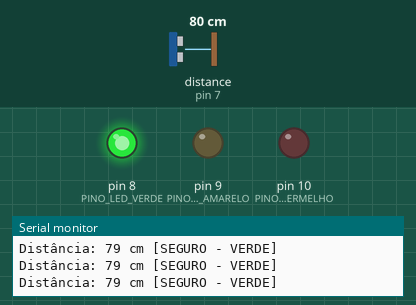
A sketch run on a simulated Arduino Uno, built with avr-gcc and run on an emulated ATmega328P. On the bench: output pins drawn as LEDs (lit = HIGH), the last lines printed to the serial monitor. Wiring (inferred from the names in the program): ultrasonic range finder: trigger pin 6; echo pin 7. The test bench sets the inputs (shaded band); at power-on: distance to the obstacle (sensor on pin 7) 80 cm. The echo pulse lasts 58.3 µs per cm; pins used as bus, display or sensor lines are not drawn.

Above: at 1.2 s.
1.3 s: distance to the obstacle (sensor on pin 7) set to 35 cm
2.8 s: distance to the obstacle (sensor on pin 7) set to 28 cm
At 4.0 s:
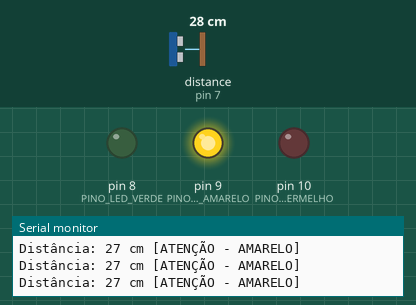
4.3 s: distance to the obstacle (sensor on pin 7) set to 17 cm
5.8 s: distance to the obstacle (sensor on pin 7) set to 14 cm
At 6.1 s:
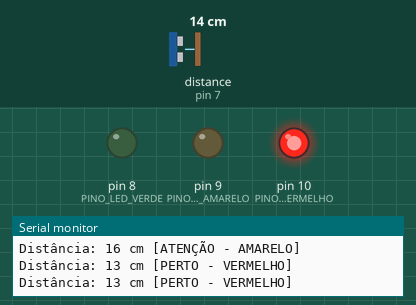
7.3 s: distance to the obstacle (sensor on pin 7) set to 18 cm
At 7.7 s:
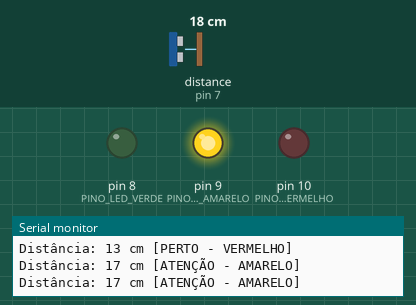
8.8 s: distance to the obstacle (sensor on pin 7) set to 4 cm
At 9.2 s:
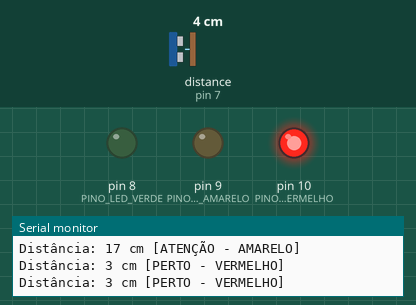
Timing chart, 0 to 11.3 s (numbered marks = the images above; inputs shaded):
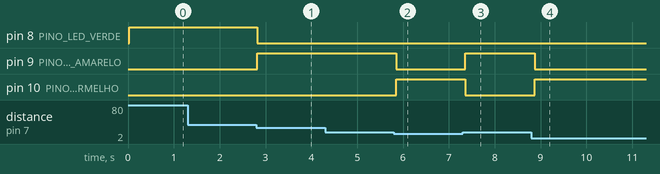

The sketch:

p02_sensor_de_distancia.ino
```cpp
/*
 * Projeto 02: Sensor de Distância
 * O que faz: Mede a distância em cm com o HC-SR04, mostra no Monitor Serial e aciona 3 LEDs indicadores.
 * Ligações: D6 (Trig), D7 (Echo), D8 (LED Verde), D9 (LED Amarelo), D10 (LED Vermelho)
 * Bibliotecas: Nenhuma biblioteca extra
 * Material: 80 Projetos Arduino
 */

const byte PINO_TRIG = 6;          // Disparo do pulso ultrassônico
const byte PINO_ECHO = 7;          // Retorno do eco ultrassônico
const byte PINO_LED_VERDE = 8;     // LED Verde (longe)
const byte PINO_LED_AMARELO = 9;   // LED Amarelo (atenção)
const byte PINO_LED_VERMELHO = 10; // LED Vermelho (perto)

const int DISTANCIA_PERTO_CM = 15; // AJUSTE AQUI: limite para acender vermelho (cm)
const int DISTANCIA_MEDIA_CM = 30; // AJUSTE AQUI: limite para acender amarelo (cm)

long medirDistanciaCm() {
  digitalWrite(PINO_TRIG, LOW);
  delayMicroseconds(2);
  digitalWrite(PINO_TRIG, HIGH);
  delayMicroseconds(10);
  digitalWrite(PINO_TRIG, LOW);

  // Timeout de 30000 us (~5 metros) para nunca travar o programa
  unsigned long duracao = pulseIn(PINO_ECHO, HIGH, 30000UL);
  if (duracao == 0) {
    return -1; // Fora de alcance
  }
  return (long)(duracao * 0.0343 / 2.0);
}

void setup() {
  Serial.begin(9600);
  pinMode(PINO_TRIG, OUTPUT);
  pinMode(PINO_ECHO, INPUT);
  pinMode(PINO_LED_VERDE, OUTPUT);
  pinMode(PINO_LED_AMARELO, OUTPUT);
  pinMode(PINO_LED_VERMELHO, OUTPUT);

  Serial.println(F("Sistema pronto! Sensor de Distância HC-SR04 iniciado."));
}

void loop() {
  long cm = medirDistanciaCm();

  if (cm < 2 || cm > 400) {
    Serial.println(F("Distância: Fora de alcance (2 a 400 cm)"));
    digitalWrite(PINO_LED_VERDE, HIGH);
    digitalWrite(PINO_LED_AMARELO, LOW);
    digitalWrite(PINO_LED_VERMELHO, LOW);
  } else if (cm < DISTANCIA_PERTO_CM) {
    Serial.print(F("Distância: "));
    Serial.print(cm);
    Serial.println(F(" cm [PERTO - VERMELHO]"));
    digitalWrite(PINO_LED_VERDE, LOW);
    digitalWrite(PINO_LED_AMARELO, LOW);
    digitalWrite(PINO_LED_VERMELHO, HIGH);
  } else if (cm <= DISTANCIA_MEDIA_CM) {
    Serial.print(F("Distância: "));
    Serial.print(cm);
    Serial.println(F(" cm [ATENÇÃO - AMARELO]"));
    digitalWrite(PINO_LED_VERDE, LOW);
    digitalWrite(PINO_LED_AMARELO, HIGH);
    digitalWrite(PINO_LED_VERMELHO, LOW);
  } else {
    Serial.print(F("Distância: "));
    Serial.print(cm);
    Serial.println(F(" cm [SEGURO - VERDE]"));
    digitalWrite(PINO_LED_VERDE, HIGH);
    digitalWrite(PINO_LED_AMARELO, LOW);
    digitalWrite(PINO_LED_VERMELHO, LOW);
  }

  delay(250);
}
```

Measured:
- the behaviour switches between 32 and 31 cm on distance to the obstacle (sensor on pin 7) (found by bisection; images 0 and 1)
- the behaviour switches between 16 and 15 cm on distance to the obstacle (sensor on pin 7) (found by bisection; images 1 and 2)
- after the input at 2.8 s, pin 8 (PINO_LED_VERDE): HIGH → LOW at once; pin 9 (PINO_LED_AMARELO): LOW → HIGH at once
- after the input at 5.8 s, pin 9 (PINO_LED_AMARELO): HIGH → LOW after 0.05 s; pin 10 (PINO_LED_VERMELHO): LOW → HIGH after 0.05 s
- after the input at 7.3 s, pin 9 (PINO_LED_AMARELO): LOW → HIGH after 0.06 s; pin 10 (PINO_LED_VERMELHO): HIGH → LOW after 0.06 s
- after the input at 8.8 s, pin 9 (PINO_LED_AMARELO): HIGH → LOW after 0.07 s; pin 10 (PINO_LED_VERMELHO): LOW → HIGH after 0.07 s
